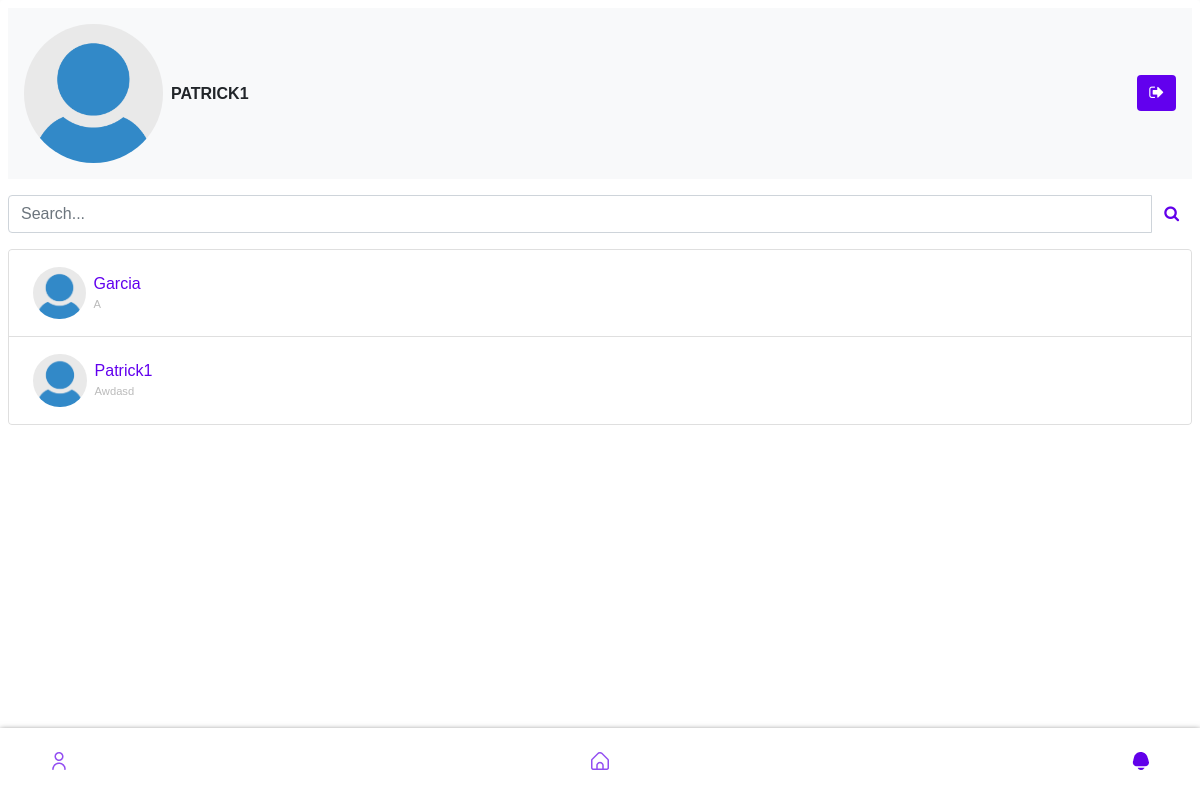
Page /home.php (signed in) on the earlier database version.
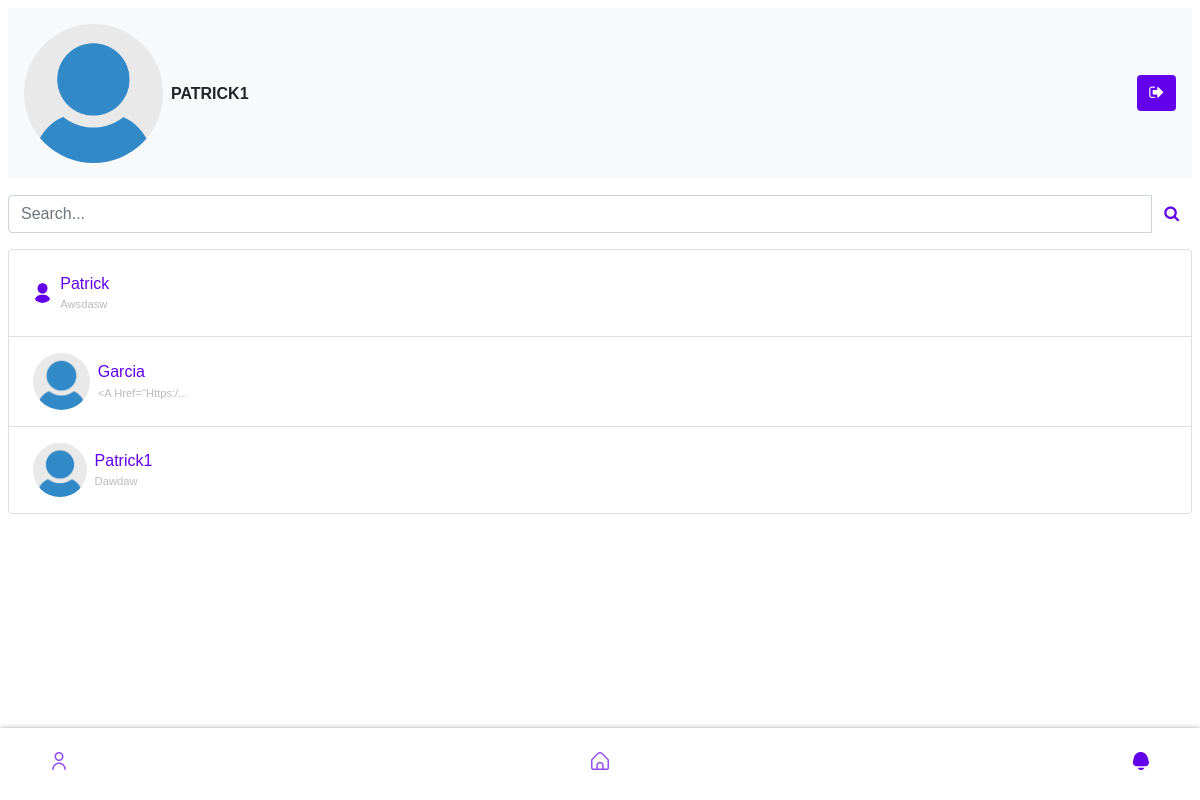
Same page on the later database version.
### tables this page shows
CREATE TABLE `users` (
  `user_id` int(11) NOT NULL,
  `name` varchar(255) NOT NULL,
  `username` varchar(255) NOT NULL,
  `email` varchar(255) NOT NULL,
  `password` varchar(255) NOT NULL,
  `p_p` varchar(255) DEFAULT 'user-default.png',
  `code` text NOT NULL,
  `is_admin` tinyint(1) NOT NULL,
  `last_seen` datetime NOT NULL DEFAULT current_timestamp()
);

CREATE TABLE `chats` (
  `chat_id` int(11) NOT NULL,
  `from_id` int(11) NOT NULL,
  `to_id` int(11) NOT NULL,
  `message` text NOT NULL,
  `opened` tinyint(1) NOT NULL DEFAULT 0,
  `created_at` datetime NOT NULL DEFAULT current_timestamp()
);

### app/helpers/user.php (called while the page is built)
<?php
function getUser($username, $conn){
   $sql = "SELECT * FROM users
           WHERE username=?";
   $stmt = $conn->prepare($sql);
   $stmt->execute([$username]);
   if ($stmt->rowCount() === 1) {
   	 $user = $stmt->fetch();
   	 return $user;
   }else {
   	$user = [];
   	return $user;
   }
}

### app/helpers/conversations.php (called while the page is built)
<?php
function getConversation($user_id, $conn){
    $sql = "SELECT * FROM conversations
            WHERE user_1=? OR user_2=?
            ORDER BY conversation_id DESC";
    $stmt = $conn->prepare($sql);
    $stmt->execute([$user_id, $user_id]);
    if($stmt->rowCount() > 0){
        $conversations = $stmt->fetchAll();
        $user_data = [];
        foreach($conversations as $conversation){
            if ($conversation['user_1'] == $user_id) {
            	$sql2  = "SELECT *
            	          FROM users WHERE user_id=?";
            	$stmt2 = $conn->prepare($sql2);
            	$stmt2->execute([$conversation['user_2']]);
            }else {
            	$sql2  = "SELECT *
            	          FROM users WHERE user_id=?";
            	$stmt2 = $conn->prepare($sql2);
            	$stmt2->execute([$conversation['user_1']]);
            }
            $allConversations = $stmt2->fetchAll();
            array_push($user_data, $allConversations[0]);
        }
        return $user_data;
    }else {
    	$conversations = [];
    	return $conversations;
    }
}

### app/helpers/last_chat.php (called while the page is built)
<?php
function lastChat($id_1, $id_2, $conn){
    $sql = "SELECT * FROM chats
            WHERE (from_id=:id1 AND to_id=:id2)
            OR    (to_id=:id1 AND from_id=:id2)
            ORDER BY chat_id DESC LIMIT 1";
    $stmt = $conn->prepare($sql);
    $stmt->execute(['id1' => $id_1, 'id2' => $id_2]);
    $chat = $stmt->fetch();
    $message = htmlspecialchars($chat['message'] ?? '');
    if (strlen($message) > 25) {
        $message = substr($message, 0, 25) . '...';
    }
    return $message;
}

### home.php (the view, shortened to what this page needs)
<?php
  if (isset($_SESSION['username'])) {
  	include 'app/db.conn.php';
  	include 'app/helpers/user.php';
  	include 'app/helpers/conversations.php';
    include 'app/helpers/last_chat.php';
  	$user = getUser($_SESSION['username'], $conn);
  	$conversations = getConversation($user['user_id'], $conn);
?>
<!DOCTYPE html>
<html lang="en">
<head>
	<link href="https://cdn.jsdelivr.net/npm/bootstrap@5.0.1/dist/css/bootstrap.min.css" rel="stylesheet">
	<link rel="stylesheet"
	      href="css/style.css">
	<link rel="stylesheet" href="https://cdnjs.cloudflare.com/ajax/libs/font-awesome/4.7.0/css/font-awesome.min.css">
</head>
<body class="d-flex
             justify-content-center
             vh-100">
    <div class="p-2 w-400
                rounded shadow">
    	<div>
    		<div class="d-flex
    		            mb-3 p-3 bg-light
			            justify-content-between
			            align-items-center">
    			<div class="d-flex
    			            align-items-center">
    			    <img src="uploads/<?=$user['p_p']?>"
    			         class="w-25 rounded-circle">
                    <h3 class="fs-xs m-2 name-text"><?=$user['name']?></h3>
					</div>
    <a href="logout.php" class="btn btn-dark">
        <i class="fa fa-sign-out"></i>
    </a>
</div>
    		<div class="input-group mb-3">
    			<input type="text"
    			       placeholder="Search..."
    			       id="searchText"
    			       class="form-control">
    			<button class="btn"
    			        id="serachBtn">
    			        <i class="fa fa-search"></i>
    			</button>
    		</div>
    		<ul id="chatList"
    		    class="list-group mvh-50 overflow-auto">
    			<?php if (!empty($conversations)) { ?>
    			    <?php
    			    foreach ($conversations as $conversation){ ?>
	    			<li class="list-group-item">
	    				<a href="chat.php?user=<?=$conversation['username']?>"
	    				   class="d-flex
	    				          justify-content-between
	    				          align-items-center p-2">
	    					<div class="d-flex
	    					            align-items-center">
	    					    <img src="uploads/<?=$conversation['p_p']?>"
	    					         class="w-10 rounded-circle">
	    					    <h3 class="fs-xs m-2">
	    					    	<?=$conversation['name']?><br>
                      <small>
                        <?php
                          echo lastChat($_SESSION['user_id'], $conversation['user_id'], $conn);
                        ?>
                      </small>
	    					    </h3>
	    					</div>
	    				</a>
	    			</li>
    			    <?php } ?>
    			<?php } ?>
    		</ul>
    	</div>
    </div>
  <div class="navbar">
  <a href="user-page.php" onclick="changeImage('user')" ><img src="fi-rr-user.png" alt="" class="left-icon" id="user-icon"></a>
  <a href="main-page.php" onclick="changeImage('home')" ><img src="fi-rr-home.png" alt="" class="middle-icon" id="home-icon"></a>
  <a href="home.php" class="active" onclick="changeImage('bell')" ><img src="fi-sr-bell.png" alt="" class="right-icon" id="bell-icon"></a>
</div>
</body>
</html>
<?php
  }else{
  	header("Location: index.php");
   	exit;
  }
 ?>

Differences in the rows shown:
changed users "Patrick1": user_id.message "Awdasd" → "Dawdaw"
now on this page (row edited): users: p_p (placeholder picture), name "Patrick", user_id.message "Awsdasw"
computed for users "Garcia": user_id.message "A" → "<a Href=\"https:/..."
